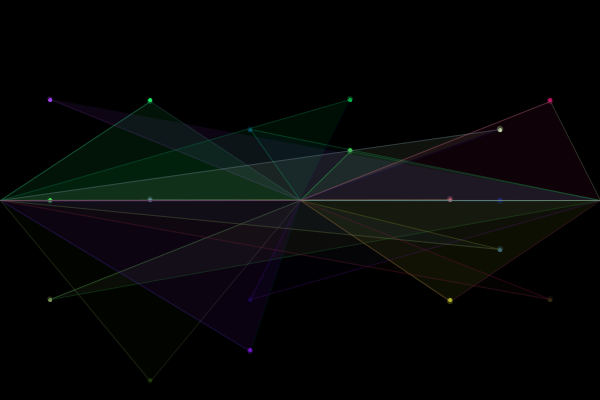
Frame 1 (no input)
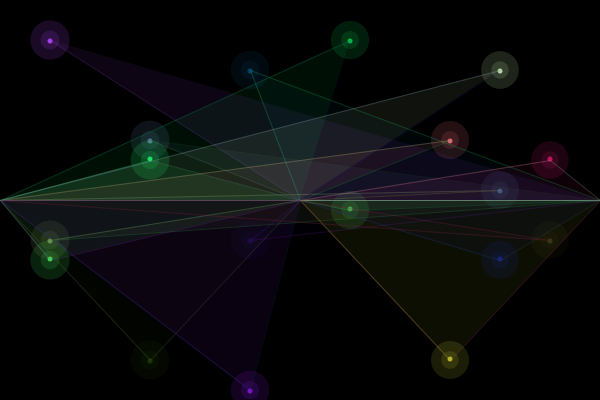
Frame 60 (the mouse pressed at the canvas centre just before this capture)
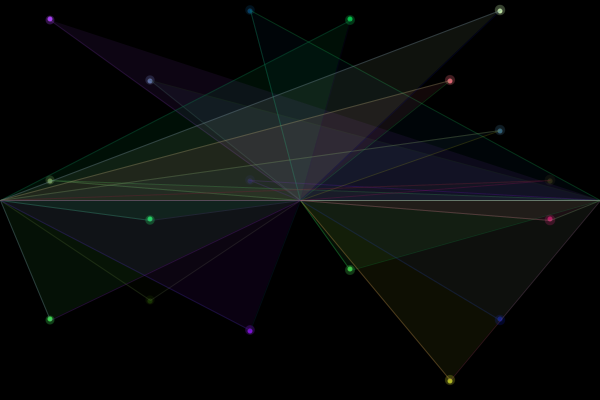
Frame 120 (the mouse held since frame 60 and released just before this capture)

The Processing sketch that drew these frames (run headless with seeded random() and noise(); from frame 60 on, the mouse is pressed at the canvas centre):

// Processing sketch: processing_147815
// ── processing_147815.pde

float [] x = {50,50,50,150,150,150,250,250,250,350,350,450,450,500,500,500,550,550};
float [] y = {100,200,300,380,200,100,130,350,300,100,150,200,300,250,200,130,100,300};
float dim = 5;
float growDim1 = 5;
float growDim2 = 5;
float growDim3 = 5;
float deltaDim1 = .1;
float deltaDim2 = .1;
float deltaDim3 = .1;
float [] dy = {-1,1,-1,1,-1,1,-1,1,-1,-1,1,-1,1,-1,1,-1,1,-1};
float easing = .05;
color [] col = {color(random(255),random(255),random(255)),
                color(random(255),random(255),random(255)),
                color(random(255),random(255),random(255)),
                color(random(255),random(255),random(255)),
                color(random(255),random(255),random(255)),
                color(random(255),random(255),random(255)),
                color(random(255),random(255),random(255)),
                color(random(255),random(255),random(255)),
                color(random(255),random(255),random(255)),
                color(random(255),random(255),random(255)),
                color(random(255),random(255),random(255)),
                color(random(255),random(255),random(255)),
                color(random(255),random(255),random(255)),
                color(random(255),random(255),random(255)),
                color(random(255),random(255),random(255)),
                color(random(255),random(255),random(255)),
                color(random(255),random(255),random(255)),
                color(random(255),random(255),random(255))};

void setup()
{
  size(600,400);
  ellipseMode(CENTER);
  frameRate(24);
}

void draw()
{
  drawFigures();
  moveFigures();
  growFigures();
  drawLines();
}

void drawFigures()
{
  background(0);
  for(int i=0; i < x.length; i++)
  {
    fill(col[i]);
    ellipse(x[i],y[i],dim,dim);
  }
}

void drawLines()
{
  for(int i=0; i < x.length; i++)
  {
    if(i%2 == 1)
    {
      fill(col[i],20);
      triangle(x[i],y[i],0,200,300,200);
      stroke(col[i],50);
      line(x[i],y[i],0,200);
    }
    if(i%2== 0)
    {
      fill(col[i],20);
      triangle(x[i],y[i],600,200,300,200);
      stroke(col[i],50);
      line(x[i],y[i],300,200);
    }
  }
}
  
void moveFigures()
{
  for(int i=0; i < y.length; i++)
  {
    y[i] += dy[i];
    if(y[i] >= height)
    {
      dy[i] = -dy[i];
    }
    else if(y[i] <= 0)
    {
      dy[i] = -dy[i];
    }
  }
}

void growFigures()
{
  for(int i=0; i < y.length; i++)
  {
    fill(col[i],40);
    noStroke();
    ellipseMode(CENTER);
    
    ellipse(x[i],y[i],growDim1,growDim1);
    growDim1 += deltaDim1;
    if(growDim1 >= 40)
    {
      deltaDim1 = -deltaDim1;
    }
    else if(growDim1 <= 5)
    {
      deltaDim1 = -deltaDim1;
    }
    
    ellipse(x[i],y[i],growDim2,growDim2);
    growDim2 += deltaDim2;
    if(growDim2 >= 20)
    {
      deltaDim2 = -deltaDim2;
    }
    else if(growDim2 <= 5)
    {
      deltaDim2 = -deltaDim2;
    }
  }
}
